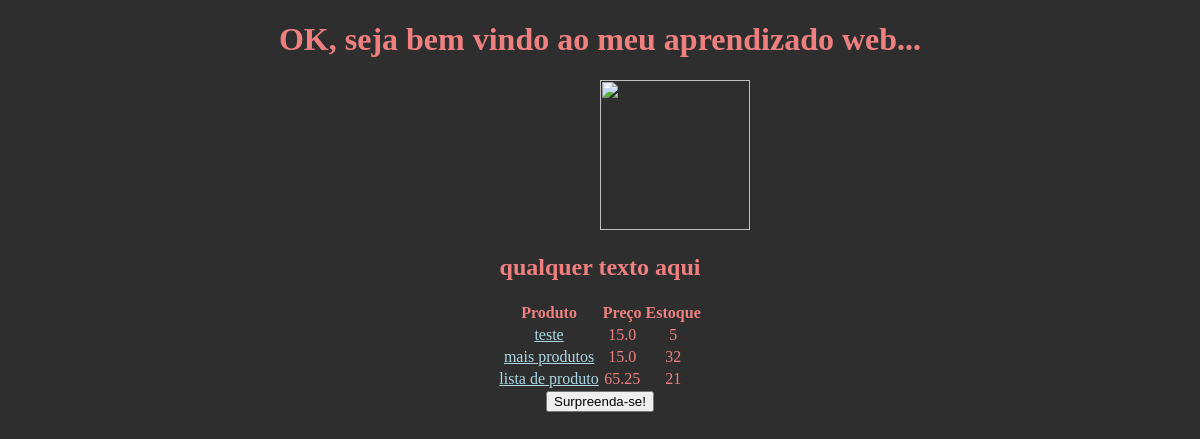
The page / on the database its author committed.
### core/models.py (models this page shows, shortened)
class Produto(models.Model):
    nome = models.CharField("Nome", max_length=100)
    preco = models.FloatField("Preco")
    estoque = models.IntegerField("estoque inteiro apenas")
    descricao = models.TextField("Descrição", blank=True, null=True)

### core/views.py (the view)
# urls.py: path('', index, name='index'),
def index(request):
    produtos = Produto.objects.all
    context = {
        "curso": "qualquer texto aqui",
        "produtos": produtos
    }
    return render(request, "index.html", context)

### core/templates/index.html (shortened to what this page needs)
{% load static %}
<!DOCTYPE html>
<html lang="pt-br">
<head>
    <link rel="stylesheet" href="{% static 'css/styles.css' %}">
</head>
    <body>
        <div style="text-align: center;">
        <h1>OK, seja bem vindo ao meu aprendizado web...</h1>
        <img src="{%static 'images/frontend.png'%}"/>
       <h2>{{curso}}</h2>
        <table align="center">
            <thead>
                <tr>
                    <th>Produto</th>
                    <th>Preço</th>
                    <th>Estoque</th>
                </tr>
            </thead>
            <tbody>
                {% for produto in produtos %}
                <tr align="center">
                    <td> <a href="{% url 'produto' produto.id %}">{{  produto.nome }}</a> </td>
                    <td>{{  produto.preco }}</td>
                    <td>{{  produto.estoque }}</td>
                </tr>
                {% endfor %}
            </tbody>
        </table>
        <button onclick="coisa_legal();">Surpreenda-se!</button>
    </body>
</html>

### core/static/css/styles.css (style rules this page uses)
body { background-color: #2E2E2E; !important; color: lightcoral; }
a { color: lightblue; }
img { width: 150px; height: 150px; margin-left: 150px; }

### rows shown on the page
Produto: nome "teste", preco "15.0", estoque "5"
Produto: nome "mais produtos", preco "15.0", estoque "32"
Produto: nome "lista de produto", preco "65.25", estoque "21"

### other values the page prints
{{ curso }} "qualquer texto aqui"
